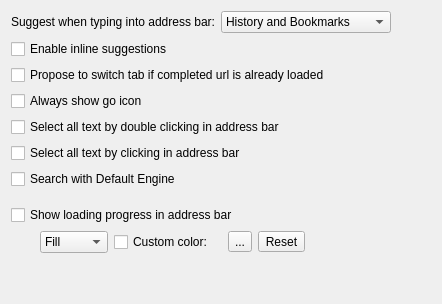
             <widget class="QWidget" name="addressBarBehaviourPage">
              <attribute name="title">
               <string>Address Bar behaviour</string>
              </attribute>
              <layout class="QVBoxLayout" name="verticalLayout_3">
               <item>
                <layout class="QHBoxLayout" name="horizontalLayout_16">
                 <item>
                  <widget class="QLabel" name="label_59">
                   <property name="text">
                    <string>Suggest when typing into address bar:</string>
                   </property>
                  </widget>
                 </item>
                 <item>
                  <widget class="QComboBox" name="addressbarCompletion">
                   <property name="minimumSize">
                    <size>
                     <width>170</width>
                     <height>0</height>
                    </size>
                   </property>
                   <item>
                    <property name="text">
                     <string>History and Bookmarks</string>
                    </property>
                   </item>
                   <item>
                    <property name="text">
                     <string>History</string>
                    </property>
                   </item>
                   <item>
                    <property name="text">
                     <string>Bookmarks</string>
                    </property>
                   </item>
                   <item>
                    <property name="text">
                     <string>Nothing</string>
                    </property>
                   </item>
                  </widget>
                 </item>
                 <item>
                  <spacer name="horizontalSpacer_23">
                   <property name="orientation">
                    <enum>Qt::Horizontal</enum>
                   </property>
                   <property name="sizeType">
                    <enum>QSizePolicy::Expanding</enum>
                   </property>
                   <property name="sizeHint" stdset="0">
                    <size>
                     <width>40</width>
                     <height>20</height>
                    </size>
                   </property>
                  </spacer>
                 </item>
                </layout>
               </item>
               <item>
                <widget class="QCheckBox" name="useInlineCompletion">
                 <property name="text">
                  <string>Enable inline suggestions</string>
                 </property>
                </widget>
               </item>
               <item>
                <widget class="QCheckBox" name="completionShowSwitchTab">
                 <property name="toolTip">
                  <string>Press &quot;Shift&quot; to not switch the tab but load the url in the current tab</string>
                 </property>
                 <property name="text">
                  <string>Propose to switch tab if completed url is already loaded</string>
                 </property>
                </widget>
               </item>
               <item>
                <widget class="QCheckBox" name="alwaysShowGoIcon">
                 <property name="text">
                  <string>Always show go icon</string>
                 </property>
                </widget>
               </item>
               <item>
                <widget class="QCheckBox" name="selectAllOnFocus">
                 <property name="text">
                  <string>Select all text by double clicking in address bar</string>
                 </property>
                </widget>
               </item>
               <item>
                <widget class="QCheckBox" name="selectAllOnClick">
                 <property name="text">
                  <string>Select all text by clicking in address bar</string>
                 </property>
                </widget>
               </item>
               <item>
                <widget class="QCheckBox" name="searchWithDefaultEngine">
                 <property name="text">
                  <string>Search with Default Engine</string>
                 </property>
                </widget>
               </item>
               <item>
                <spacer name="verticalSpacer_16">
                 <property name="orientation">
                  <enum>Qt::Vertical</enum>
                 </property>
                 <property name="sizeType">
                  <enum>QSizePolicy::Fixed</enum>
                 </property>
                 <property name="sizeHint" stdset="0">
                  <size>
                   <width>20</width>
                   <height>10</height>
                  </size>
                 </property>
                </spacer>
               </item>
               <item>
                <widget class="QCheckBox" name="showLoadingInAddressBar">
                 <property name="text">
                  <string>Show loading progress in address bar</string>
                 </property>
                </widget>
               </item>
               <item>
                <widget class="QWidget" name="adressProgressSettings" native="true">
                 <layout class="QHBoxLayout" name="horizontalLayout_18">
                  <property name="topMargin">
                   <number>0</number>
                  </property>
                  <property name="bottomMargin">
                   <number>0</number>
                  </property>
                  <item>
                   <spacer name="horizontalSpacer">
                    <property name="orientation">
                     <enum>Qt::Horizontal</enum>
                    </property>
                    <property name="sizeType">
                     <enum>QSizePolicy::Fixed</enum>
                    </property>
                    <property name="sizeHint" stdset="0">
                     <size>
                      <width>20</width>
                      <height>20</height>
                     </size>
                    </property>
                   </spacer>
                  </item>
                  <item>
                   <widget class="QComboBox" name="progressStyleSelector">
                    <item>
                     <property name="text">
                      <string>Fill</string>
                     </property>
                    </item>
                    <item>
                     <property name="text">
                      <string>Bottom</string>
                     </property>
                    </item>
                    <item>
                     <property name="text">
                      <string>Top</string>
                     </property>
                    </item>
                   </widget>
                  </item>
                  <item>
                   <widget class="QCheckBox" name="checkBoxCustomProgressColor">
                    <property name="text">
                     <string>Custom color:</string>
                    </property>
                   </widget>
                  </item>
                  <item>
                   <widget class="QWidget" name="progressBarColorSelector" native="true">
                    <layout class="QHBoxLayout" name="horizontalLayout_19">
                     <property name="topMargin">
                      <number>0</number>
                     </property>
                     <property name="bottomMargin">
                      <number>0</number>
                     </property>
                     <item>
                      <widget class="MacToolButton" name="customColorToolButton">
                       <property name="toolTip">
                        <string>Select color</string>
                       </property>
                       <property name="text">
                        <string>...</string>
                       </property>
                      </widget>
                     </item>
                     <item>
                      <widget class="MacToolButton" name="resetProgressBarcolor">
                       <property name="text">
                        <string>Reset</string>
                       </property>
                      </widget>
                     </item>
                    </layout>
                   </widget>
                  </item>
                  <item>
                   <spacer name="horizontalSpacer_9">
                    <property name="orientation">
                     <enum>Qt::Horizontal</enum>
                    </property>
                    <property name="sizeHint" stdset="0">
                     <size>
                      <width>40</width>
                      <height>20</height>
                     </size>
                    </property>
                   </spacer>
                  </item>
                 </layout>
                </widget>
               </item>
               <item>
                <spacer name="verticalSpacer_7">
                 <property name="orientation">
                  <enum>Qt::Vertical</enum>
                 </property>
                 <property name="sizeHint" stdset="0">
                  <size>
                   <width>20</width>
                   <height>40</height>
                  </size>
                 </property>
                </spacer>
               </item>
              </layout>
             </widget>
